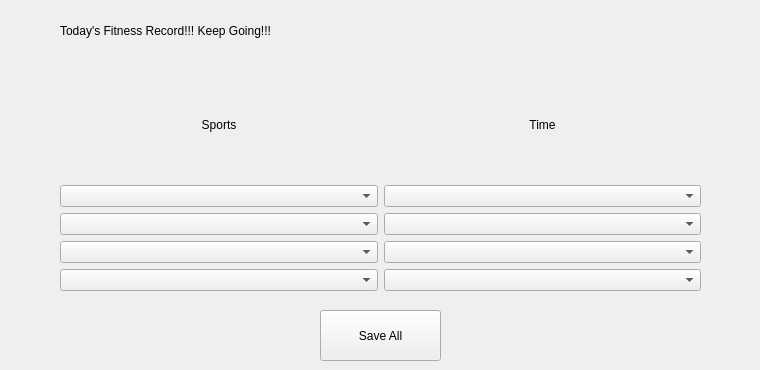
      <widget class="QWidget" name="tab_7">
       <attribute name="title">
        <string>Fitness_Record</string>
       </attribute>
       <widget class="QLabel" name="label_8">
        <property name="geometry">
         <rect>
          <x>60</x>
          <y>0</y>
          <width>691</width>
          <height>61</height>
         </rect>
        </property>
        <property name="styleSheet">
         <string notr="true">font: 700 25pt &quot;Microsoft YaHei UI&quot;;</string>
        </property>
        <property name="text">
         <string>Today's Fitness Record!!! Keep Going!!!</string>
        </property>
       </widget>
       <widget class="QPushButton" name="pushButton_5">
        <property name="geometry">
         <rect>
          <x>320</x>
          <y>310</y>
          <width>121</width>
          <height>51</height>
         </rect>
        </property>
        <property name="text">
         <string>Save All</string>
        </property>
       </widget>
       <widget class="QWidget" name="layoutWidget">
        <property name="geometry">
         <rect>
          <x>60</x>
          <y>70</y>
          <width>641</width>
          <height>221</height>
         </rect>
        </property>
        <layout class="QVBoxLayout" name="verticalLayout_3">
         <item>
          <layout class="QHBoxLayout" name="horizontalLayout_8">
           <item>
            <widget class="QLabel" name="label_13">
             <property name="text">
              <string>Sports</string>
             </property>
             <property name="alignment">
              <set>Qt::AlignmentFlag::AlignCenter</set>
             </property>
            </widget>
           </item>
           <item>
            <widget class="QLabel" name="label_14">
             <property name="text">
              <string>Time</string>
             </property>
             <property name="alignment">
              <set>Qt::AlignmentFlag::AlignCenter</set>
             </property>
            </widget>
           </item>
          </layout>
         </item>
         <item>
          <layout class="QHBoxLayout" name="horizontalLayout_7">
           <item>
            <widget class="QComboBox" name="comboBox_2">
             <item>
              <property name="text">
               <string/>
              </property>
             </item>
             <item>
              <property name="text">
               <string>Tennis</string>
              </property>
             </item>
             <item>
              <property name="text">
               <string>Badminton</string>
              </property>
             </item>
             <item>
              <property name="text">
               <string>Swimming</string>
              </property>
             </item>
             <item>
              <property name="text">
               <string>Treadmill</string>
              </property>
             </item>
             <item>
              <property name="text">
               <string>Squat</string>
              </property>
             </item>
             <item>
              <property name="text">
               <string>Leg Curls</string>
              </property>
             </item>
             <item>
              <property name="text">
               <string>Lateral Raise</string>
              </property>
             </item>
             <item>
              <property name="text">
               <string>Biceps Curl</string>
              </property>
             </item>
             <item>
              <property name="text">
               <string>Abdominal Crunch</string>
              </property>
             </item>
             <item>
              <property name="text">
               <string>Sit-ups</string>
              </property>
             </item>
             <item>
              <property name="text">
               <string>Parallels Bars Arm Support</string>
              </property>
             </item>
             <item>
              <property name="text">
               <string>Deadlifts</string>
              </property>
             </item>
             <item>
              <property name="text">
               <string>Push-ups</string>
              </property>
             </item>
             <item>
              <property name="text">
               <string>Jogging</string>
              </property>
             </item>
             <item>
              <property name="text">
               <string>Brisk Walking</string>
              </property>
             </item>
             <item>
              <property name="text">
               <string>Cycling</string>
              </property>
             </item>
             <item>
              <property name="text">
               <string>Skipping</string>
              </property>
             </item>
             <item>
              <property name="text">
               <string>Aerobics</string>
              </property>
             </item>
             <item>
              <property name="text">
               <string>Yoga</string>
              </property>
             </item>
             <item>
              <property name="text">
               <string>Pilates</string>
              </property>
             </item>
             <item>
              <property name="text">
               <string>HIIT</string>
              </property>
             </item>
             <item>
              <property name="text">
               <string>Rowing Machine</string>
              </property>
             </item>
             <item>
              <property name="text">
               <string>Bobbi Jump</string>
              </property>
             </item>
             <item>
              <property name="text">
               <string>Basketball</string>
              </property>
             </item>
             <item>
              <property name="text">
               <string>Elliptical Training</string>
              </property>
             </item>
            </widget>
           </item>
           <item>
            <widget class="QComboBox" name="comboBox_3">
             <item>
              <property name="text">
               <string/>
              </property>
             </item>
             <item>
              <property name="text">
               <string>5min</string>
              </property>
             </item>
             <item>
              <property name="text">
               <string>10min</string>
              </property>
             </item>
             <item>
              <property name="text">
               <string>15min</string>
              </property>
             </item>
             <item>
              <property name="text">
               <string>20min</string>
              </property>
             </item>
             <item>
              <property name="text">
               <string>25min</string>
              </property>
             </item>
             <item>
              <property name="text">
               <string>30min</string>
              </property>
             </item>
             <item>
              <property name="text">
               <string>35min</string>
              </property>
             </item>
             <item>
              <property name="text">
               <string>40min</string>
              </property>
             </item>
             <item>
              <property name="text">
               <string>45min</string>
              </property>
             </item>
             <item>
              <property name="text">
               <string>50min</string>
              </property>
             </item>
             <item>
              <property name="text">
               <string>55min</string>
              </property>
             </item>
             <item>
              <property name="text">
               <string>60min</string>
              </property>
             </item>
             <item>
              <property name="text">
               <string>1h15min</string>
              </property>
             </item>
             <item>
              <property name="text">
               <string>1h30min</string>
              </property>
             </item>
             <item>
              <property name="text">
               <string>1h45min</string>
              </property>
             </item>
             <item>
              <property name="text">
               <string>2h</string>
              </property>
             </item>
            </widget>
           </item>
          </layout>
         </item>
         <item>
          <layout class="QHBoxLayout" name="horizontalLayout_9">
           <item>
            <widget class="QComboBox" name="comboBox_4">
             <item>
              <property name="text">
               <string/>
              </property>
             </item>
             <item>
              <property name="text">
               <string>Tennis</string>
              </property>
             </item>
             <item>
              <property name="text">
               <string>Badminton</string>
              </property>
             </item>
             <item>
              <property name="text">
               <string>Swimming</string>
              </property>
             </item>
             <item>
              <property name="text">
               <string>Treadmill</string>
              </property>
             </item>
             <item>
              <property name="text">
               <string>Squat</string>
              </property>
             </item>
             <item>
              <property name="text">
               <string>Leg Curls</string>
              </property>
             </item>
             <item>
              <property name="text">
               <string>Lateral Raise</string>
              </property>
             </item>
             <item>
              <property name="text">
               <string>Biceps Curl</string>
              </property>
             </item>
             <item>
              <property name="text">
               <string>Abdominal Crunch</string>
              </property>
             </item>
             <item>
              <property name="text">
               <string>Sit-ups</string>
              </property>
             </item>
             <item>
              <property name="text">
               <string>Parallels Bars Arm Support</string>
              </property>
             </item>
             <item>
              <property name="text">
               <string>Deadlifts</string>
              </property>
             </item>
             <item>
              <property name="text">
               <string>Push-ups</string>
              </property>
             </item>
             <item>
              <property name="text">
               <string>Jogging</string>
              </property>
             </item>
             <item>
              <property name="text">
               <string>Brisk Walking</string>
              </property>
             </item>
             <item>
              <property name="text">
               <string>Cycling</string>
              </property>
             </item>
             <item>
              <property name="text">
               <string>Skipping</string>
              </property>
             </item>
             <item>
              <property name="text">
               <string>Aerobics</string>
              </property>
             </item>
             <item>
              <property name="text">
               <string>Yoga</string>
              </property>
             </item>
             <item>
              <property name="text">
               <string>Pilates</string>
              </property>
             </item>
             <item>
              <property name="text">
               <string>HIIT</string>
              </property>
             </item>
             <item>
              <property name="text">
               <string>Rowing Machine</string>
              </property>
             </item>
             <item>
              <property name="text">
               <string>Bobbi Jump</string>
              </property>
             </item>
             <item>
              <property name="text">
               <string>Basketball</string>
              </property>
             </item>
             <item>
              <property name="text">
               <string>Elliptical Training</string>
              </property>
             </item>
            </widget>
           </item>
           <item>
            <widget class="QComboBox" name="comboBox_5">
             <item>
              <property name="text">
               <string/>
              </property>
             </item>
             <item>
              <property name="text">
               <string>5min</string>
              </property>
             </item>
             <item>
              <property name="text">
               <string>10min</string>
              </property>
             </item>
             <item>
              <property name="text">
               <string>15min</string>
              </property>
             </item>
             <item>
              <property name="text">
               <string>20min</string>
              </property>
             </item>
             <item>
              <property name="text">
               <string>25min</string>
              </property>
             </item>
             <item>
              <property name="text">
               <string>30min</string>
              </property>
             </item>
             <item>
              <property name="text">
               <string>35min</string>
              </property>
             </item>
             <item>
              <property name="text">
               <string>40min</string>
              </property>
             </item>
             <item>
              <property name="text">
               <string>45min</string>
              </property>
             </item>
             <item>
              <property name="text">
               <string>50min</string>
              </property>
             </item>
             <item>
              <property name="text">
               <string>55min</string>
              </property>
             </item>
             <item>
              <property name="text">
               <string>60min</string>
              </property>
             </item>
             <item>
              <property name="text">
               <string>1h15min</string>
              </property>
             </item>
             <item>
              <property name="text">
               <string>1h30min</string>
              </property>
             </item>
             <item>
              <property name="text">
               <string>1h45min</string>
              </property>
             </item>
             <item>
              <property name="text">
               <string>2h</string>
              </property>
             </item>
            </widget>
           </item>
          </layout>
         </item>
         <item>
          <layout class="QHBoxLayout" name="horizontalLayout_10">
           <item>
            <widget class="QComboBox" name="comboBox_6">
             <item>
              <property name="text">
               <string/>
              </property>
             </item>
             <item>
              <property name="text">
               <string>Tennis</string>
              </property>
             </item>
             <item>
              <property name="text">
               <string>Badminton</string>
              </property>
             </item>
             <item>
              <property name="text">
               <string>Swimming</string>
              </property>
             </item>
             <item>
              <property name="text">
               <string>Treadmill</string>
              </property>
             </item>
             <item>
              <property name="text">
               <string>Squat</string>
              </property>
             </item>
             <item>
              <property name="text">
               <string>Leg Curls</string>
              </property>
             </item>
             <item>
              <property name="text">
               <string>Lateral Raise</string>
              </property>
             </item>
             <item>
              <property name="text">
               <string>Biceps Curl</string>
              </property>
             </item>
             <item>
              <property name="text">
               <string>Abdominal Crunch</string>
              </property>
             </item>
             <item>
              <property name="text">
               <string>Sit-ups</string>
              </property>
             </item>
             <item>
              <property name="text">
               <string>Parallels Bars Arm Support</string>
              </property>
             </item>
             <item>
              <property name="text">
               <string>Deadlifts</string>
              </property>
             </item>
             <item>
              <property name="text">
               <string>Push-ups</string>
              </property>
             </item>
             <item>
              <property name="text">
               <string>Jogging</string>
              </property>
             </item>
             <item>
              <property name="text">
               <string>Brisk Walking</string>
              </property>
             </item>
             <item>
              <property name="text">
               <string>Cycling</string>
              </property>
             </item>
             <item>
              <property name="text">
               <string>Skipping</string>
              </property>
             </item>
             <item>
              <property name="text">
               <string>Aerobics</string>
              </property>
             </item>
             <item>
              <property name="text">
               <string>Yoga</string>
              </property>
             </item>
             <item>
              <property name="text">
               <string>Pilates</string>
              </property>
             </item>
             <item>
              <property name="text">
               <string>HIIT</string>
              </property>
             </item>
             <item>
              <property name="text">
               <string>Rowing Machine</string>
              </property>
             </item>
             <item>
              <property name="text">
               <string>Bobbi Jump</string>
              </property>
             </item>
             <item>
              <property name="text">
               <string>Basketball</string>
              </property>
             </item>
             <item>
              <property name="text">
               <string>Elliptical Training</string>
              </property>
             </item>
            </widget>
           </item>
           <item>
            <widget class="QComboBox" name="comboBox_7">
             <item>
              <property name="text">
               <string/>
              </property>
             </item>
             <item>
              <property name="text">
               <string>5min</string>
              </property>
             </item>
             <item>
              <property name="text">
               <string>10min</string>
              </property>
             </item>
             <item>
              <property name="text">
               <string>15min</string>
              </property>
             </item>
             <item>
              <property name="text">
               <string>20min</string>
              </property>
             </item>
             <item>
              <property name="text">
               <string>25min</string>
              </property>
             </item>
             <item>
              <property name="text">
               <string>30min</string>
              </property>
             </item>
             <item>
              <property name="text">
               <string>35min</string>
              </property>
             </item>
             <item>
              <property name="text">
               <string>40min</string>
              </property>
             </item>
             <item>
              <property name="text">
               <string>45min</string>
              </property>
             </item>
             <item>
              <property name="text">
               <string>50min</string>
              </property>
             </item>
             <item>
              <property name="text">
               <string>55min</string>
              </property>
             </item>
             <item>
              <property name="text">
               <string>60min</string>
              </property>
             </item>
             <item>
              <property name="text">
               <string>1h15min</string>
              </property>
             </item>
             <item>
              <property name="text">
               <string>1h30min</string>
              </property>
             </item>
             <item>
              <property name="text">
               <string>1h45min</string>
              </property>
             </item>
             <item>
              <property name="text">
               <string>2h</string>
              </property>
             </item>
            </widget>
           </item>
          </layout>
         </item>
         <item>
          <layout class="QHBoxLayout" name="horizontalLayout_11">
           <item>
            <widget class="QComboBox" name="comboBox_8">
             <item>
              <property name="text">
               <string/>
              </property>
             </item>
             <item>
              <property name="text">
               <string>Tennis</string>
              </property>
             </item>
             <item>
              <property name="text">
               <string>Badminton</string>
              </property>
             </item>
             <item>
              <property name="text">
               <string>Swimming</string>
              </property>
             </item>
             <item>
              <property name="text">
               <string>Treadmill</string>
              </property>
             </item>
             <item>
              <property name="text">
               <string>Squat</string>
              </property>
             </item>
             <item>
              <property name="text">
               <string>Leg Curls</string>
              </property>
             </item>
             <item>
              <property name="text">
               <string>Lateral Raise</string>
              </property>
             </item>
             <item>
              <property name="text">
               <string>Biceps Curl</string>
              </property>
             </item>
             <item>
              <property name="text">
               <string>Abdominal Crunch</string>
              </property>
             </item>
             <item>
              <property name="text">
               <string>Sit-ups</string>
              </property>
             </item>
             <item>
              <property name="text">
               <string>Parallels Bars Arm Support</string>
              </property>
             </item>
             <item>
              <property name="text">
               <string>Deadlifts</string>
              </property>
             </item>
             <item>
              <property name="text">
               <string>Push-ups</string>
              </property>
             </item>
             <item>
              <property name="text">
               <string>Jogging</string>
              </property>
             </item>
             <item>
              <property name="text">
               <string>Brisk Walking</string>
              </property>
             </item>
             <item>
              <property name="text">
               <string>Cycling</string>
              </property>
             </item>
             <item>
              <property name="text">
               <string>Skipping</string>
              </property>
             </item>
             <item>
              <property name="text">
               <string>Aerobics</string>
              </property>
             </item>
             <item>
              <property name="text">
               <string>Yoga</string>
              </property>
             </item>
             <item>
              <property name="text">
               <string>Pilates</string>
              </property>
             </item>
             <item>
              <property name="text">
               <string>HIIT</string>
              </property>
             </item>
             <item>
              <property name="text">
               <string>Rowing Machine</string>
              </property>
             </item>
             <item>
              <property name="text">
               <string>Bobbi Jump</string>
              </property>
             </item>
             <item>
              <property name="text">
               <string>Basketball</string>
              </property>
             </item>
             <item>
              <property name="text">
               <string>Elliptical Training</string>
              </property>
             </item>
            </widget>
           </item>
           <item>
            <widget class="QComboBox" name="comboBox_9">
             <item>
              <property name="text">
               <string/>
              </property>
             </item>
             <item>
              <property name="text">
               <string>5min</string>
              </property>
             </item>
             <item>
              <property name="text">
               <string>10min</string>
              </property>
             </item>
             <item>
              <property name="text">
               <string>15min</string>
              </property>
             </item>
             <item>
              <property name="text">
               <string>20min</string>
              </property>
             </item>
             <item>
              <property name="text">
               <string>25min</string>
              </property>
             </item>
             <item>
              <property name="text">
               <string>30min</string>
              </property>
             </item>
             <item>
              <property name="text">
               <string>35min</string>
              </property>
             </item>
             <item>
              <property name="text">
               <string>40min</string>
              </property>
             </item>
             <item>
              <property name="text">
               <string>45min</string>
              </property>
             </item>
             <item>
              <property name="text">
               <string>50min</string>
              </property>
             </item>
             <item>
              <property name="text">
               <string>55min</string>
              </property>
             </item>
             <item>
              <property name="text">
               <string>60min</string>
              </property>
             </item>
             <item>
              <property name="text">
               <string>1h15min</string>
              </property>
             </item>
             <item>
              <property name="text">
               <string>1h30min</string>
              </property>
             </item>
             <item>
              <property name="text">
               <string>1h45min</string>
              </property>
             </item>
             <item>
              <property name="text">
               <string>2h</string>
              </property>
             </item>
            </widget>
           </item>
          </layout>
         </item>
        </layout>
       </widget>
      </widget>
